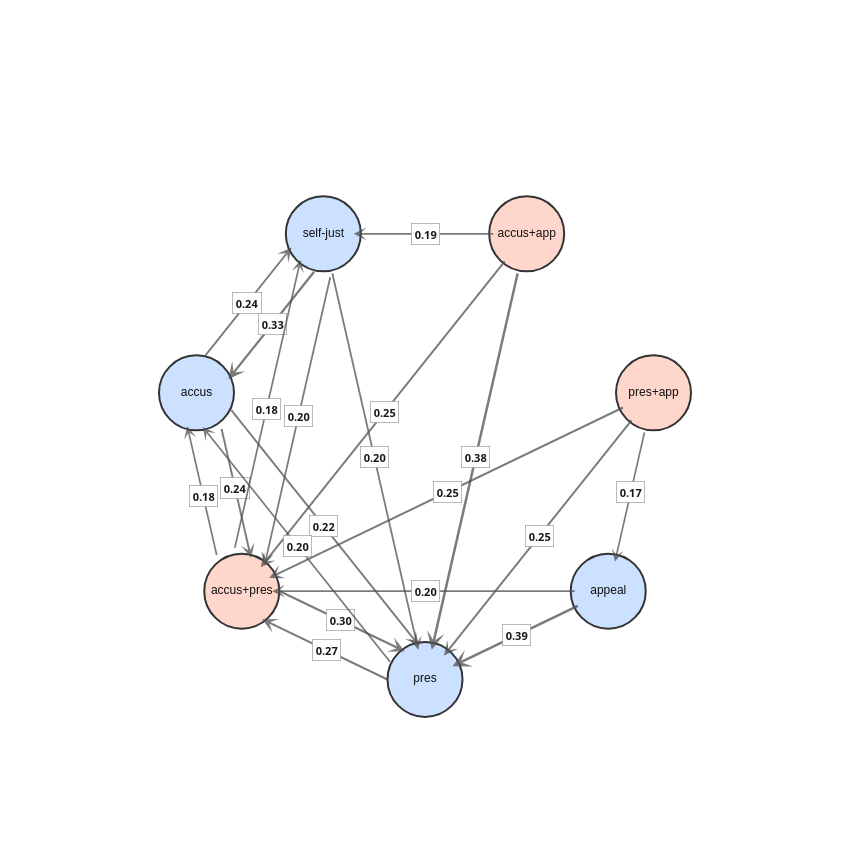
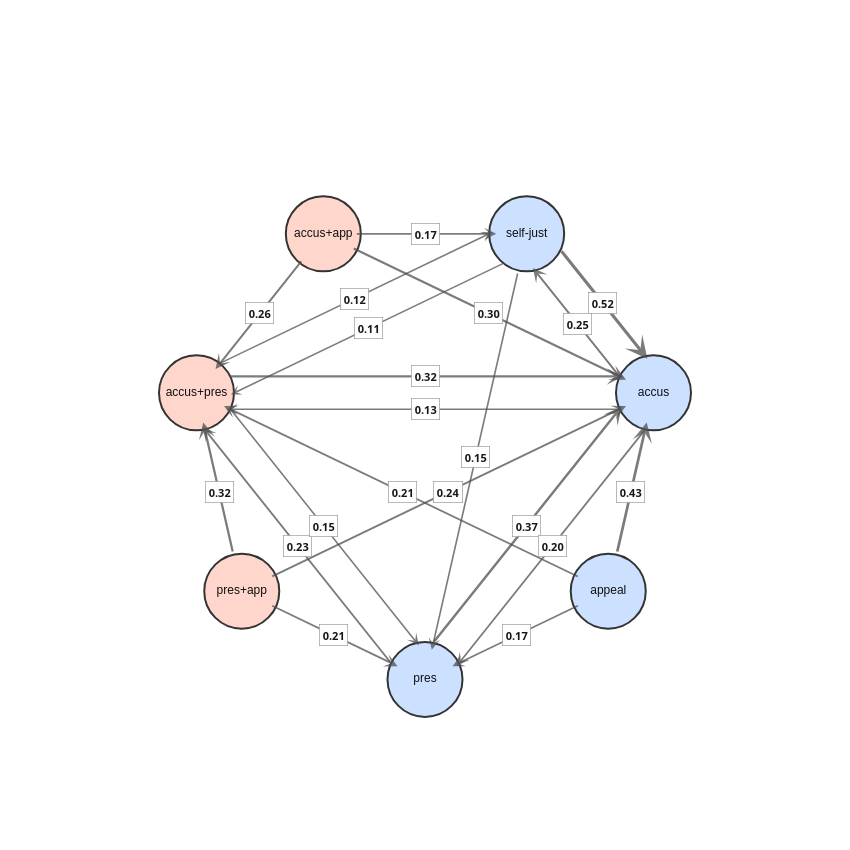

Notebook source saved alongside these figures, in order:
### Code cell
fig_early_graph = plot_graph_topk_plotly(P_early, top_k=3, min_weight=0.10)
fig_early_graph.update_layout(title=dict(x=0.5, font=dict(size=16)))
fig_early_graph.show()

fig_late_graph = plot_graph_topk_plotly(P_late, top_k=3, min_weight=0.10)
fig_late_graph.update_layout(title=dict(x=0.5, font=dict(size=16)))
fig_late_graph.show()

### Figure 1 — Plotly figure (JSON) as saved in the notebook; plotly's stock layout.template omitted (floating-point values rounded to 4 significant figures)
{"data": [{"hoverinfo": "text", "marker": {"color": "#cce0ff", "line": {"color": "#333", "width": 2}, "size": 75}, "mode": "markers+text", "showlegend": false, "text": ["pres"], "textfont": {"color": "#111", "family": "Helvetica", "size": 12}, "textposition": "middle center", "type": "scatter", "x": [6.123e-17], "y": [-1]}, {"hoverinfo": "text", "marker": {"color": "#cce0ff", "line": {"color": "#333", "width": 2}, "size": 75}, "mode": "markers+text", "showlegend": false, "text": ["appeal"], "textfont": {"color": "#111", "family": "Helvetica", "size": 12}, "textposition": "middle center", "type": "scatter", "x": [0.7818], "y": [-0.6235]}, {"hoverinfo": "text", "marker": {"color": "#ffd6cc", "line": {"color": "#333", "width": 2}, "size": 75}, "mode": "markers+text", "showlegend": false, "text": ["pres+app"], "textfont": {"color": "#111", "family": "Helvetica", "size": 12}, "textposition": "middle center", "type": "scatter", "x": [0.9749], "y": [0.2225]}, {"hoverinfo": "text", "marker": {"color": "#ffd6cc", "line": {"color": "#333", "width": 2}, "size": 75}, "mode": "markers+text", "showlegend": false, "text": ["accus+app"], "textfont": {"color": "#111", "family": "Helvetica", "size": 12}, "textposition": "middle center", "type": "scatter", "x": [0.4339], "y": [0.901]}, {"hoverinfo": "text", "marker": {"color": "#cce0ff", "line": {"color": "#333", "width": 2}, "size": 75}, "mode": "markers+text", "showlegend": false, "text": ["self-just"], "textfont": {"color": "#111", "family": "Helvetica", "size": 12}, "textposition": "middle center", "type": "scatter", "x": [-0.4339], "y": [0.901]}, {"hoverinfo": "text", "marker": {"color": "#cce0ff", "line": {"color": "#333", "width": 2}, "size": 75}, "mode": "markers+text", "showlegend": false, "text": ["accus"], "textfont": {"color": "#111", "family": "Helvetica", "size": 12}, "textposition": "middle center", "type": "scatter", "x": [-0.9749], "y": [0.2225]}, {"hoverinfo": "text", "marker": {"color": "#ffd6cc", "line": {"color": "#333", "width": 2}, "size": 75}, "mode": "markers+text", "showlegend": false, "text": ["accus+pres"], "textfont": {"color": "#111", "family": "Helvetica", "size": 12}, "textposition": "middle center", "type": "scatter", "x": [-0.7818], "y": [-0.6235]}], "layout": {"annotations": [{"arrowcolor": "rgba(80,80,80,0.75)", "arrowhead": 3, "arrowsize": 1.2, "arrowwidth": 2.542, "ax": 0.6647, "axref": "x", "ay": -0.6799, "ayref": "y", "showarrow": true, "x": 0.1171, "xref": "x", "y": -0.9436, "yref": "y"}, {"bgcolor": "white", "bordercolor": "#999", "borderpad": 3, "borderwidth": 0.7, "font": {"color": "#111", "size": 11}, "opacity": 0.97, "showarrow": false, "text": "<b>0.39</b>", "x": 0.3909, "y": -0.8117}, {"arrowcolor": "rgba(80,80,80,0.75)", "arrowhead": 3, "arrowsize": 1.2, "arrowwidth": 2.5, "ax": 0.405, "axref": "x", "ay": 0.7742, "ayref": "y", "showarrow": true, "x": 0.02893, "xref": "x", "y": -0.8733, "yref": "y"}, {"bgcolor": "white", "bordercolor": "#999", "borderpad": 3, "borderwidth": 0.7, "font": {"color": "#111", "size": 11}, "opacity": 0.97, "showarrow": false, "text": "<b>0.38</b>", "x": 0.2169, "y": -0.04952}, {"arrowcolor": "rgba(80,80,80,0.75)", "arrowhead": 3, "arrowsize": 1.2, "arrowwidth": 2.333, "ax": -0.4602, "axref": "x", "ay": 0.7557, "ayref": "y", "showarrow": true, "x": -0.8391, "xref": "x", "y": 0.2805, "yref": "y"}, {"bgcolor": "white", "bordercolor": "#999", "borderpad": 3, "borderwidth": 0.7, "font": {"color": "#111", "size": 11}, "opacity": 0.97, "showarrow": false, "text": "<b>0.33</b>", "x": -0.6497, "y": 0.5181}, {"arrowcolor": "rgba(80,80,80,0.75)", "arrowhead": 3, "arrowsize": 1.2, "arrowwidth": 2.206, "ax": -0.6343, "axref": "x", "ay": -0.6168, "ayref": "y", "showarrow": true, "x": -0.08675, "xref": "x", "y": -0.8805, "yref": "y"}, {"bgcolor": "white", "bordercolor": "#999", "borderpad": 3, "borderwidth": 0.7, "font": {"color": "#111", "size": 11}, "opacity": 0.97, "showarrow": false, "text": "<b>0.30</b>", "x": -0.3605, "y": -0.7487}, {"arrowcolor": "rgba(80,80,80,0.75)", "arrowhead": 3, "arrowsize": 1.2, "arrowwidth": 2.094, "ax": -0.1475, "axref": "x", "ay": -1.007, "ayref": "y", "showarrow": true, "x": -0.6951, "xref": "x", "y": -0.743, "yref": "y"}, {"bgcolor": "white", "bordercolor": "#999", "borderpad": 3, "borderwidth": 0.7, "font": {"color": "#111", "size": 11}, "opacity": 0.97, "showarrow": false, "text": "<b>0.27</b>", "x": -0.4213, "y": -0.8748}, {"arrowcolor": "rgba(80,80,80,0.75)", "arrowhead": 3, "arrowsize": 1.2, "arrowwidth": 2, "ax": 0.3528, "axref": "x", "ay": 0.7993, "ayref": "y", "showarrow": true, "x": -0.7008, "xref": "x", "y": -0.5219, "yref": "y"}, {"bgcolor": "white", "bordercolor": "#999", "borderpad": 3, "borderwidth": 0.7, "font": {"color": "#111", "size": 11}, "opacity": 0.97, "showarrow": false, "text": "<b>0.25</b>", "x": -0.174, "y": 0.1387}, {"arrowcolor": "rgba(80,80,80,0.75)", "arrowhead": 3, "arrowsize": 1.2, "arrowwidth": 1.981, "ax": 0.8939, "axref": "x", "ay": 0.1209, "ayref": "y", "showarrow": true, "x": 0.08105, "xref": "x", "y": -0.8984, "yref": "y"}, {"bgcolor": "white", "bordercolor": "#999", "borderpad": 3, "borderwidth": 0.7, "font": {"color": "#111", "size": 11}, "opacity": 0.97, "showarrow": false, "text": "<b>0.25</b>", "x": 0.4875, "y": -0.3887}, {"arrowcolor": "rgba(80,80,80,0.75)", "arrowhead": 3, "arrowsize": 1.2, "arrowwidth": 1.981, "ax": 0.8578, "axref": "x", "ay": 0.1661, "ayref": "y", "showarrow": true, "x": -0.6647, "xref": "x", "y": -0.5671, "yref": "y"}, {"bgcolor": "white", "bordercolor": "#999", "borderpad": 3, "borderwidth": 0.7, "font": {"color": "#111", "size": 11}, "opacity": 0.97, "showarrow": false, "text": "<b>0.25</b>", "x": 0.09655, "y": -0.2005}, {"arrowcolor": "rgba(80,80,80,0.75)", "arrowhead": 3, "arrowsize": 1.2, "arrowwidth": 1.945, "ax": -0.9486, "axref": "x", "ay": 0.3678, "ayref": "y", "showarrow": true, "x": -0.5697, "xref": "x", "y": 0.843, "yref": "y"}, {"bgcolor": "white", "bordercolor": "#999", "borderpad": 3, "borderwidth": 0.7, "font": {"color": "#111", "size": 11}, "opacity": 0.97, "showarrow": false, "text": "<b>0.24</b>", "x": -0.7591, "y": 0.6054}, {"arrowcolor": "rgba(80,80,80,0.75)", "arrowhead": 3, "arrowsize": 1.2, "arrowwidth": 1.945, "ax": -0.8778, "axref": "x", "ay": 0.1114, "ayref": "y", "showarrow": true, "x": -0.7425, "xref": "x", "y": -0.4812, "yref": "y"}, {"bgcolor": "white", "bordercolor": "#999", "borderpad": 3, "borderwidth": 0.7, "font": {"color": "#111", "size": 11}, "opacity": 0.97, "showarrow": false, "text": "<b>0.24</b>", "x": -0.8101, "y": -0.1849}, {"arrowcolor": "rgba(80,80,80,0.75)", "arrowhead": 3, "arrowsize": 1.2, "arrowwidth": 1.897, "ax": -0.8391, "axref": "x", "ay": 0.1645, "ayref": "y", "showarrow": true, "x": -0.02633, "xref": "x", "y": -0.8547, "yref": "y"}, {"bgcolor": "white", "bordercolor": "#999", "borderpad": 3, "borderwidth": 0.7, "font": {"color": "#111", "size": 11}, "opacity": 0.97, "showarrow": false, "text": "<b>0.22</b>", "x": -0.4327, "y": -0.3451}, {"arrowcolor": "rgba(80,80,80,0.75)", "arrowhead": 3, "arrowsize": 1.2, "arrowwidth": 1.816, "ax": -0.405, "axref": "x", "ay": 0.7742, "ayref": "y", "showarrow": true, "x": -0.02893, "xref": "x", "y": -0.8733, "yref": "y"}, {"bgcolor": "white", "bordercolor": "#999", "borderpad": 3, "borderwidth": 0.7, "font": {"color": "#111", "size": 11}, "opacity": 0.97, "showarrow": false, "text": "<b>0.20</b>", "x": -0.2169, "y": -0.04952}, {"arrowcolor": "rgba(80,80,80,0.75)", "arrowhead": 3, "arrowsize": 1.2, "arrowwidth": 1.792, "ax": 0.6518, "axref": "x", "ay": -0.6235, "ayref": "y", "showarrow": true, "x": -0.6518, "xref": "x", "y": -0.6235, "yref": "y"}, {"bgcolor": "white", "bordercolor": "#999", "borderpad": 3, "borderwidth": 0.7, "font": {"color": "#111", "size": 11}, "opacity": 0.97, "showarrow": false, "text": "<b>0.20</b>", "x": -5.551e-17, "y": -0.6235}, {"arrowcolor": "rgba(80,80,80,0.75)", "arrowhead": 3, "arrowsize": 1.2, "arrowwidth": 1.789, "ax": -0.3946, "axref": "x", "ay": 0.7587, "ayref": "y", "showarrow": true, "x": -0.6847, "xref": "x", "y": -0.5123, "yref": "y"}, {"bgcolor": "white", "bordercolor": "#999", "borderpad": 3, "borderwidth": 0.7, "font": {"color": "#111", "size": 11}, "opacity": 0.97, "showarrow": false, "text": "<b>0.20</b>", "x": -0.5396, "y": 0.1232}, {"arrowcolor": "rgba(80,80,80,0.75)", "arrowhead": 3, "arrowsize": 1.2, "arrowwidth": 1.788, "ax": -0.1358, "axref": "x", "ay": -0.942, "ayref": "y", "showarrow": true, "x": -0.9486, "xref": "x", "y": 0.07724, "yref": "y"}, {"bgcolor": "white", "bordercolor": "#999", "borderpad": 3, "borderwidth": 0.7, "font": {"color": "#111", "size": 11}, "opacity": 0.97, "showarrow": false, "text": "<b>0.20</b>", "x": -0.5422, "y": -0.4324}, {"arrowcolor": "rgba(80,80,80,0.75)", "arrowhead": 3, "arrowsize": 1.2, "arrowwidth": 1.75, "ax": 0.3039, "axref": "x", "ay": 0.901, "ayref": "y", "showarrow": true, "x": -0.3039, "xref": "x", "y": 0.901, "yref": "y"}, {"bgcolor": "white", "bordercolor": "#999", "borderpad": 3, "borderwidth": 0.7, "font": {"color": "#111", "size": 11}, "opacity": 0.97, "showarrow": false, "text": "<b>0.19</b>", "x": 5.551e-17, "y": 0.901}, {"arrowcolor": "rgba(80,80,80,0.75)", "arrowhead": 3, "arrowsize": 1.2, "arrowwidth": 1.733, "ax": -0.879, "axref": "x", "ay": -0.5123, "ayref": "y", "showarrow": true, "x": -1.014, "xref": "x", "y": 0.0802, "yref": "y"}, {"bgcolor": "white", "bordercolor": "#999", "borderpad": 3, "borderwidth": 0.7, "font": {"color": "#111", "size": 11}, "opacity": 0.97, "showarrow": false, "text": "<b>0.18</b>", "x": -0.9466, "y": -0.2161}, {"arrowcolor": "rgba(80,80,80,0.75)", "arrowhead": 3, "arrowsize": 1.2, "arrowwidth": 1.702, "ax": -0.8211, "axref": "x", "ay": -0.4812, "ayref": "y", "showarrow": true, "x": -0.5311, "xref": "x", "y": 0.7898, "yref": "y"}, {"bgcolor": "white", "bordercolor": "#999", "borderpad": 3, "borderwidth": 0.7, "font": {"color": "#111", "size": 11}, "opacity": 0.97, "showarrow": false, "text": "<b>0.18</b>", "x": -0.6761, "y": 0.1543}, {"arrowcolor": "rgba(80,80,80,0.75)", "arrowhead": 3, "arrowsize": 1.2, "arrowwidth": 1.679, "ax": 0.946, "axref": "x", "ay": 0.09578, "ayref": "y", "showarrow": true, "x": 0.8108, "xref": "x", "y": -0.4967, "yref": "y"}, {"bgcolor": "white", "bordercolor": "#999", "borderpad": 3, "borderwidth": 0.7, "font": {"color": "#111", "size": 11}, "opacity": 0.97, "showarrow": false, "text": "<b>0.17</b>", "x": 0.8784, "y": -0.2005}], "height": 850, "margin": {"b": 30, "l": 30, "r": 30, "t": 70}, "plot_bgcolor": "white", "showlegend": false, "title": {"font": {"size": 16}, "x": 0.5}, "width": 850, "xaxis": {"range": [-1.6, 1.6], "visible": false}, "yaxis": {"range": [-1.6, 1.6], "scaleanchor": "x", "scaleratio": 1, "visible": false}}}

### Figure 2 — Plotly figure (JSON) as saved in the notebook; plotly's stock layout.template omitted (floating-point values rounded to 4 significant figures)
{"data": [{"hoverinfo": "text", "marker": {"color": "#cce0ff", "line": {"color": "#333", "width": 2}, "size": 75}, "mode": "markers+text", "showlegend": false, "text": ["pres"], "textfont": {"color": "#111", "family": "Helvetica", "size": 12}, "textposition": "middle center", "type": "scatter", "x": [6.123e-17], "y": [-1]}, {"hoverinfo": "text", "marker": {"color": "#cce0ff", "line": {"color": "#333", "width": 2}, "size": 75}, "mode": "markers+text", "showlegend": false, "text": ["appeal"], "textfont": {"color": "#111", "family": "Helvetica", "size": 12}, "textposition": "middle center", "type": "scatter", "x": [0.7818], "y": [-0.6235]}, {"hoverinfo": "text", "marker": {"color": "#cce0ff", "line": {"color": "#333", "width": 2}, "size": 75}, "mode": "markers+text", "showlegend": false, "text": ["accus"], "textfont": {"color": "#111", "family": "Helvetica", "size": 12}, "textposition": "middle center", "type": "scatter", "x": [0.9749], "y": [0.2225]}, {"hoverinfo": "text", "marker": {"color": "#cce0ff", "line": {"color": "#333", "width": 2}, "size": 75}, "mode": "markers+text", "showlegend": false, "text": ["self-just"], "textfont": {"color": "#111", "family": "Helvetica", "size": 12}, "textposition": "middle center", "type": "scatter", "x": [0.4339], "y": [0.901]}, {"hoverinfo": "text", "marker": {"color": "#ffd6cc", "line": {"color": "#333", "width": 2}, "size": 75}, "mode": "markers+text", "showlegend": false, "text": ["accus+app"], "textfont": {"color": "#111", "family": "Helvetica", "size": 12}, "textposition": "middle center", "type": "scatter", "x": [-0.4339], "y": [0.901]}, {"hoverinfo": "text", "marker": {"color": "#ffd6cc", "line": {"color": "#333", "width": 2}, "size": 75}, "mode": "markers+text", "showlegend": false, "text": ["accus+pres"], "textfont": {"color": "#111", "family": "Helvetica", "size": 12}, "textposition": "middle center", "type": "scatter", "x": [-0.9749], "y": [0.2225]}, {"hoverinfo": "text", "marker": {"color": "#ffd6cc", "line": {"color": "#333", "width": 2}, "size": 75}, "mode": "markers+text", "showlegend": false, "text": ["pres+app"], "textfont": {"color": "#111", "family": "Helvetica", "size": 12}, "textposition": "middle center", "type": "scatter", "x": [-0.7818], "y": [-0.6235]}], "layout": {"annotations": [{"arrowcolor": "rgba(80,80,80,0.75)", "arrowhead": 3, "arrowsize": 1.2, "arrowwidth": 3.079, "ax": 0.5697, "axref": "x", "ay": 0.843, "ayref": "y", "showarrow": true, "x": 0.9486, "xref": "x", "y": 0.3678, "yref": "y"}, {"bgcolor": "white", "bordercolor": "#999", "borderpad": 3, "borderwidth": 0.7, "font": {"color": "#111", "size": 11}, "opacity": 0.97, "showarrow": false, "text": "<b>0.52</b>", "x": 0.7591, "y": 0.6054}, {"arrowcolor": "rgba(80,80,80,0.75)", "arrowhead": 3, "arrowsize": 1.2, "arrowwidth": 2.728, "ax": 0.8108, "axref": "x", "ay": -0.4967, "ayref": "y", "showarrow": true, "x": 0.946, "xref": "x", "y": 0.09578, "yref": "y"}, {"bgcolor": "white", "bordercolor": "#999", "borderpad": 3, "borderwidth": 0.7, "font": {"color": "#111", "size": 11}, "opacity": 0.97, "showarrow": false, "text": "<b>0.43</b>", "x": 0.8784, "y": -0.2005}, {"arrowcolor": "rgba(80,80,80,0.75)", "arrowhead": 3, "arrowsize": 1.2, "arrowwidth": 2.479, "ax": 0.02633, "axref": "x", "ay": -0.8547, "ayref": "y", "showarrow": true, "x": 0.8391, "xref": "x", "y": 0.1645, "yref": "y"}, {"bgcolor": "white", "bordercolor": "#999", "borderpad": 3, "borderwidth": 0.7, "font": {"color": "#111", "size": 11}, "opacity": 0.97, "showarrow": false, "text": "<b>0.37</b>", "x": 0.4327, "y": -0.3451}, {"arrowcolor": "rgba(80,80,80,0.75)", "arrowhead": 3, "arrowsize": 1.2, "arrowwidth": 2.274, "ax": -0.8449, "axref": "x", "ay": 0.2925, "ayref": "y", "showarrow": true, "x": 0.8449, "xref": "x", "y": 0.2925, "yref": "y"}, {"bgcolor": "white", "bordercolor": "#999", "borderpad": 3, "borderwidth": 0.7, "font": {"color": "#111", "size": 11}, "opacity": 0.97, "showarrow": false, "text": "<b>0.32</b>", "x": 0, "y": 0.2925}, {"arrowcolor": "rgba(80,80,80,0.75)", "arrowhead": 3, "arrowsize": 1.2, "arrowwidth": 2.263, "ax": -0.8108, "axref": "x", "ay": -0.4967, "ayref": "y", "showarrow": true, "x": -0.946, "xref": "x", "y": 0.09578, "yref": "y"}, {"bgcolor": "white", "bordercolor": "#999", "borderpad": 3, "borderwidth": 0.7, "font": {"color": "#111", "size": 11}, "opacity": 0.97, "showarrow": false, "text": "<b>0.32</b>", "x": -0.8784, "y": -0.2005}, {"arrowcolor": "rgba(80,80,80,0.75)", "arrowhead": 3, "arrowsize": 1.2, "arrowwidth": 2.217, "ax": -0.3168, "axref": "x", "ay": 0.8446, "ayref": "y", "showarrow": true, "x": 0.8578, "xref": "x", "y": 0.2789, "yref": "y"}, {"bgcolor": "white", "bordercolor": "#999", "borderpad": 3, "borderwidth": 0.7, "font": {"color": "#111", "size": 11}, "opacity": 0.97, "showarrow": false, "text": "<b>0.30</b>", "x": 0.2705, "y": 0.5617}, {"arrowcolor": "rgba(80,80,80,0.75)", "arrowhead": 3, "arrowsize": 1.2, "arrowwidth": 2.043, "ax": -0.5149, "axref": "x", "ay": 0.7993, "ayref": "y", "showarrow": true, "x": -0.8939, "xref": "x", "y": 0.3242, "yref": "y"}, {"bgcolor": "white", "bordercolor": "#999", "borderpad": 3, "borderwidth": 0.7, "font": {"color": "#111", "size": 11}, "opacity": 0.97, "showarrow": false, "text": "<b>0.26</b>", "x": -0.7044, "y": 0.5617}, {"arrowcolor": "rgba(80,80,80,0.75)", "arrowhead": 3, "arrowsize": 1.2, "arrowwidth": 1.98, "ax": 0.8391, "axref": "x", "ay": 0.2805, "ayref": "y", "showarrow": true, "x": 0.4602, "xref": "x", "y": 0.7557, "yref": "y"}, {"bgcolor": "white", "bordercolor": "#999", "borderpad": 3, "borderwidth": 0.7, "font": {"color": "#111", "size": 11}, "opacity": 0.97, "showarrow": false, "text": "<b>0.25</b>", "x": 0.6497, "y": 0.5181}, {"arrowcolor": "rgba(80,80,80,0.75)", "arrowhead": 3, "arrowsize": 1.2, "arrowwidth": 1.947, "ax": -0.6647, "axref": "x", "ay": -0.5671, "ayref": "y", "showarrow": true, "x": 0.8578, "xref": "x", "y": 0.1661, "yref": "y"}, {"bgcolor": "white", "bordercolor": "#999", "borderpad": 3, "borderwidth": 0.7, "font": {"color": "#111", "size": 11}, "opacity": 0.97, "showarrow": false, "text": "<b>0.24</b>", "x": 0.09655, "y": -0.2005}, {"arrowcolor": "rgba(80,80,80,0.75)", "arrowhead": 3, "arrowsize": 1.2, "arrowwidth": 1.903, "ax": -0.1358, "axref": "x", "ay": -0.942, "ayref": "y", "showarrow": true, "x": -0.9486, "xref": "x", "y": 0.07724, "yref": "y"}, {"bgcolor": "white", "bordercolor": "#999", "borderpad": 3, "borderwidth": 0.7, "font": {"color": "#111", "size": 11}, "opacity": 0.97, "showarrow": false, "text": "<b>0.23</b>", "x": -0.5422, "y": -0.4324}, {"arrowcolor": "rgba(80,80,80,0.75)", "arrowhead": 3, "arrowsize": 1.2, "arrowwidth": 1.842, "ax": -0.6647, "axref": "x", "ay": -0.6799, "ayref": "y", "showarrow": true, "x": -0.1171, "xref": "x", "y": -0.9436, "yref": "y"}, {"bgcolor": "white", "bordercolor": "#999", "borderpad": 3, "borderwidth": 0.7, "font": {"color": "#111", "size": 11}, "opacity": 0.97, "showarrow": false, "text": "<b>0.21</b>", "x": -0.3909, "y": -0.8117}, {"arrowcolor": "rgba(80,80,80,0.75)", "arrowhead": 3, "arrowsize": 1.2, "arrowwidth": 1.84, "ax": 0.6647, "axref": "x", "ay": -0.5671, "ayref": "y", "showarrow": true, "x": -0.8578, "xref": "x", "y": 0.1661, "yref": "y"}, {"bgcolor": "white", "bordercolor": "#999", "borderpad": 3, "borderwidth": 0.7, "font": {"color": "#111", "size": 11}, "opacity": 0.97, "showarrow": false, "text": "<b>0.21</b>", "x": -0.09655, "y": -0.2005}, {"arrowcolor": "rgba(80,80,80,0.75)", "arrowhead": 3, "arrowsize": 1.2, "arrowwidth": 1.786, "ax": 0.9486, "axref": "x", "ay": 0.07724, "ayref": "y", "showarrow": true, "x": 0.1358, "xref": "x", "y": -0.942, "yref": "y"}, {"bgcolor": "white", "bordercolor": "#999", "borderpad": 3, "borderwidth": 0.7, "font": {"color": "#111", "size": 11}, "opacity": 0.97, "showarrow": false, "text": "<b>0.20</b>", "x": 0.5422, "y": -0.4324}, {"arrowcolor": "rgba(80,80,80,0.75)", "arrowhead": 3, "arrowsize": 1.2, "arrowwidth": 1.696, "ax": -0.3039, "axref": "x", "ay": 0.901, "ayref": "y", "showarrow": true, "x": 0.3039, "xref": "x", "y": 0.901, "yref": "y"}, {"bgcolor": "white", "bordercolor": "#999", "borderpad": 3, "borderwidth": 0.7, "font": {"color": "#111", "size": 11}, "opacity": 0.97, "showarrow": false, "text": "<b>0.17</b>", "x": 5.551e-17, "y": 0.901}, {"arrowcolor": "rgba(80,80,80,0.75)", "arrowhead": 3, "arrowsize": 1.2, "arrowwidth": 1.691, "ax": 0.6647, "axref": "x", "ay": -0.6799, "ayref": "y", "showarrow": true, "x": 0.1171, "xref": "x", "y": -0.9436, "yref": "y"}, {"bgcolor": "white", "bordercolor": "#999", "borderpad": 3, "borderwidth": 0.7, "font": {"color": "#111", "size": 11}, "opacity": 0.97, "showarrow": false, "text": "<b>0.17</b>", "x": 0.3909, "y": -0.8117}, {"arrowcolor": "rgba(80,80,80,0.75)", "arrowhead": 3, "arrowsize": 1.2, "arrowwidth": 1.613, "ax": -0.8391, "axref": "x", "ay": 0.1645, "ayref": "y", "showarrow": true, "x": -0.02633, "xref": "x", "y": -0.8547, "yref": "y"}, {"bgcolor": "white", "bordercolor": "#999", "borderpad": 3, "borderwidth": 0.7, "font": {"color": "#111", "size": 11}, "opacity": 0.97, "showarrow": false, "text": "<b>0.15</b>", "x": -0.4327, "y": -0.3451}, {"arrowcolor": "rgba(80,80,80,0.75)", "arrowhead": 3, "arrowsize": 1.2, "arrowwidth": 1.605, "ax": 0.405, "axref": "x", "ay": 0.7742, "ayref": "y", "showarrow": true, "x": 0.02893, "xref": "x", "y": -0.8733, "yref": "y"}, {"bgcolor": "white", "bordercolor": "#999", "borderpad": 3, "borderwidth": 0.7, "font": {"color": "#111", "size": 11}, "opacity": 0.97, "showarrow": false, "text": "<b>0.15</b>", "x": 0.2169, "y": -0.04952}, {"arrowcolor": "rgba(80,80,80,0.75)", "arrowhead": 3, "arrowsize": 1.2, "arrowwidth": 1.503, "ax": 0.8449, "axref": "x", "ay": 0.1525, "ayref": "y", "showarrow": true, "x": -0.8449, "xref": "x", "y": 0.1525, "yref": "y"}, {"bgcolor": "white", "bordercolor": "#999", "borderpad": 3, "borderwidth": 0.7, "font": {"color": "#111", "size": 11}, "opacity": 0.97, "showarrow": false, "text": "<b>0.13</b>", "x": 0, "y": 0.1525}, {"arrowcolor": "rgba(80,80,80,0.75)", "arrowhead": 3, "arrowsize": 1.2, "arrowwidth": 1.5, "ax": -0.8882, "axref": "x", "ay": 0.342, "ayref": "y", "showarrow": true, "x": 0.2864, "xref": "x", "y": 0.9076, "yref": "y"}, {"bgcolor": "white", "bordercolor": "#999", "borderpad": 3, "borderwidth": 0.7, "font": {"color": "#111", "size": 11}, "opacity": 0.97, "showarrow": false, "text": "<b>0.12</b>", "x": -0.3009, "y": 0.6248}, {"arrowcolor": "rgba(80,80,80,0.75)", "arrowhead": 3, "arrowsize": 1.2, "arrowwidth": 1.421, "ax": 0.3471, "axref": "x", "ay": 0.7815, "ayref": "y", "showarrow": true, "x": -0.8274, "xref": "x", "y": 0.2159, "yref": "y"}, {"bgcolor": "white", "bordercolor": "#999", "borderpad": 3, "borderwidth": 0.7, "font": {"color": "#111", "size": 11}, "opacity": 0.97, "showarrow": false, "text": "<b>0.11</b>", "x": -0.2402, "y": 0.4987}], "height": 850, "margin": {"b": 30, "l": 30, "r": 30, "t": 70}, "plot_bgcolor": "white", "showlegend": false, "title": {"font": {"size": 16}, "x": 0.5}, "width": 850, "xaxis": {"range": [-1.6, 1.6], "visible": false}, "yaxis": {"range": [-1.6, 1.6], "scaleanchor": "x", "scaleratio": 1, "visible": false}}}
